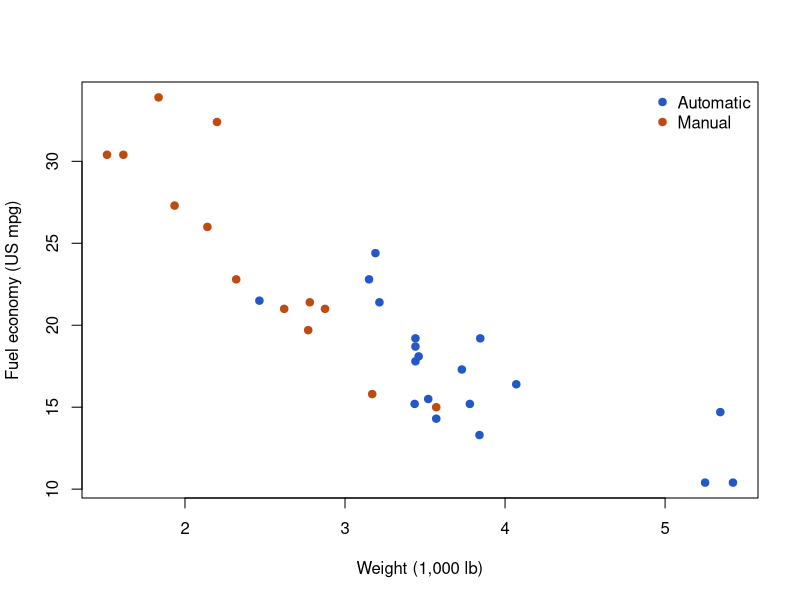

This chart was generated by the following R code:
d <- datasets::mtcars
d$gearbox <- factor(d$am, levels = c(0, 1),
                    labels = c("Automatic", "Manual"))
palette <- c(Automatic = "#2458c6", Manual = "#be4b10")
dir.create("output", showWarnings = FALSE)
png("output/mtcars_chart.png", width = 960, height = 680, res = 120)
plot(mpg ~ wt, data = d, pch = 19, col = palette[d$gearbox],
     xlab = "Weight (1,000 lb)", ylab = "Fuel economy (US mpg)")
legend("topright", legend = names(palette), col = palette,
       pch = 19, bty = "n")
dev.off()
summary <- aggregate(cbind(wt, mpg) ~ gearbox, data = d, FUN = mean)
summary$n <- as.integer(table(d$gearbox)[as.character(summary$gearbox)])
names(summary)[2:3] <- c("mean_weight_1000_lb", "mean_us_mpg")
summary[2:3] <- round(summary[2:3], 2)
write.csv(summary, "output/mtcars_summary.csv", row.names = FALSE)
